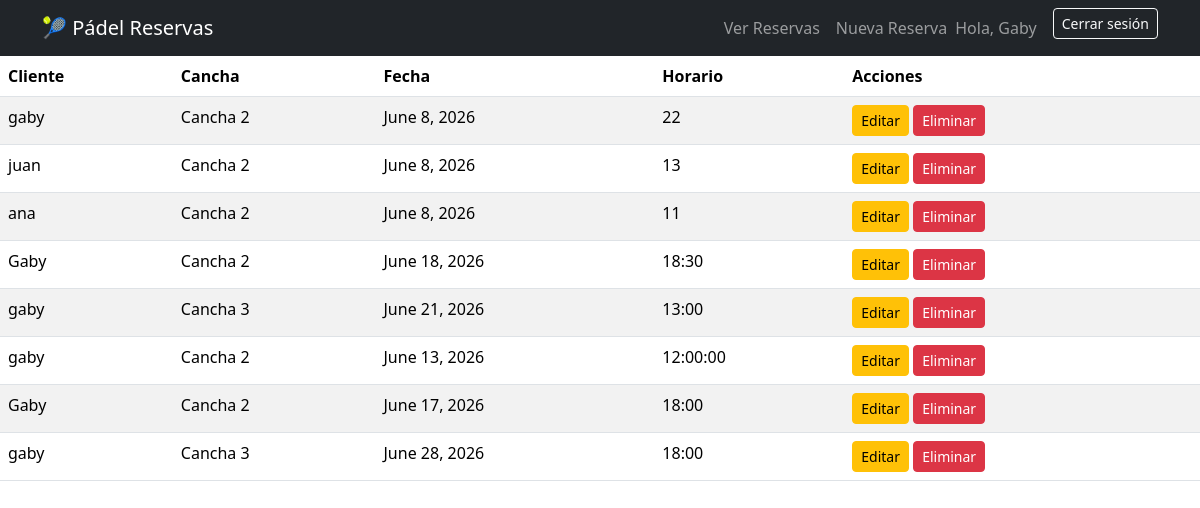
/reservas/ (signed in), run on the app's committed database.
### reservas/models.py (models this page shows, shortened)
class Reserva(models.Model):
    nombre_cliente = models.CharField(max_length=100)
    cancha = models.ForeignKey(Cancha, on_delete=models.CASCADE)
    fecha = models.DateField()
    horario = models.CharField(max_length=5, choices=HORARIOS)
    usuario = models.ForeignKey(User, on_delete=models.CASCADE)

class Cancha(models.Model):
    nombre = models.CharField(max_length=50)
    def __str__(self):
        return self.nombre

### reservas/views.py (the view)
# urls.py: path('reservas/', lista_reservas, name='lista_reservas'),
@login_required
def lista_reservas(request):
    reservas = Reserva.objects.filter(usuario=request.user)
    return render(
        request,
        'reservas/lista_reservas.html',
        {'reservas': reservas}
    )

### reservas/templates/reservas/lista_reservas.html
{% extends 'reservas/base.html' %}
{% block content %}
<table class="table table-striped">
    <thead>
        <tr>
            <th>Cliente</th>
            <th>Cancha</th>
            <th>Fecha</th>
            <th>Horario</th>
            <th>Acciones</th>
        </tr>
    </thead>
    <tbody>
        {% for reserva in reservas %}
        <tr>
            <td>{{ reserva.nombre_cliente }}</td>
            <td>{{ reserva.cancha }}</td>
            <td>{{ reserva.fecha }}</td>
            <td>{{ reserva.horario }}</td>
            <td>
                <a
                    href="{% url 'editar_reserva' reserva.id %}"
                    class="btn btn-warning btn-sm"
                >
                    Editar
                </a>
                <a
                    href="{% url 'eliminar_reserva' reserva.id %}"
                    class="btn btn-danger btn-sm"
                >
                    Eliminar
                </a>
            </td>
        </tr>
        {% empty %}
        <tr>
            <td colspan="4">
                No hay reservas registradas.
            </td>
        </tr>
        {% endfor %}
    </tbody>
</table>
{% endblock %}

### reservas/templates/reservas/base.html (shortened to what this page needs)
<!DOCTYPE html>
<html>
<head>
    <link
        href="https://cdn.jsdelivr.net/npm/bootstrap@5.3.3/dist/css/bootstrap.min.css"
        rel="stylesheet"
    >
</head>
<body>
   <nav class="navbar navbar-expand-lg navbar-dark bg-dark">
    <div class="container">
        <a class="navbar-brand" href="{% url 'inicio'%}">
            🎾 Pádel Reservas
        </a>
        <div class="navbar-nav">
            <a class="nav-link" href="{% url 'lista_reservas' %}">
                Ver Reservas
            </a>
            <a class="nav-link" href="{% url 'crear_reserva' %}">
                Nueva Reserva
            </a>
        {% if user.is_authenticated %}
    <span class="navbar-text me-3">
        Hola, {{ user.username }}
    </span>
    <form
        method="post"
        action="{% url 'logout' %}"
    >
        <button
            type="submit"
            class="btn btn-outline-light btn-sm"
        >
            Cerrar sesión
        </button>
    </form>
{% endif %}
        </div>
    </div>
</nav>
{% block content %}
{% endblock %}
</body>
</html>

### data on the page
Reserva: nombre_cliente "gaby", cancha "Cancha 2", fecha "June 8, 2026", horario "22"
Reserva: nombre_cliente "juan", cancha "Cancha 2", fecha "June 8, 2026", horario "13"
Reserva: nombre_cliente "ana", cancha "Cancha 2", fecha "June 8, 2026", horario "11"
Reserva: nombre_cliente "Gaby", cancha "Cancha 2", fecha "June 18, 2026", horario "18:30"
Reserva: nombre_cliente "gaby", cancha "Cancha 3", fecha "June 21, 2026", horario "13:00"
Reserva: nombre_cliente "gaby", cancha "Cancha 2", fecha "June 13, 2026", horario "12:00:00"
Reserva: nombre_cliente "Gaby", cancha "Cancha 2", fecha "June 17, 2026", horario "18:00"
Reserva: nombre_cliente "gaby", cancha "Cancha 3", fecha "June 28, 2026", horario "18:00"

### other printed values
{{ user.username }} "Gaby"
